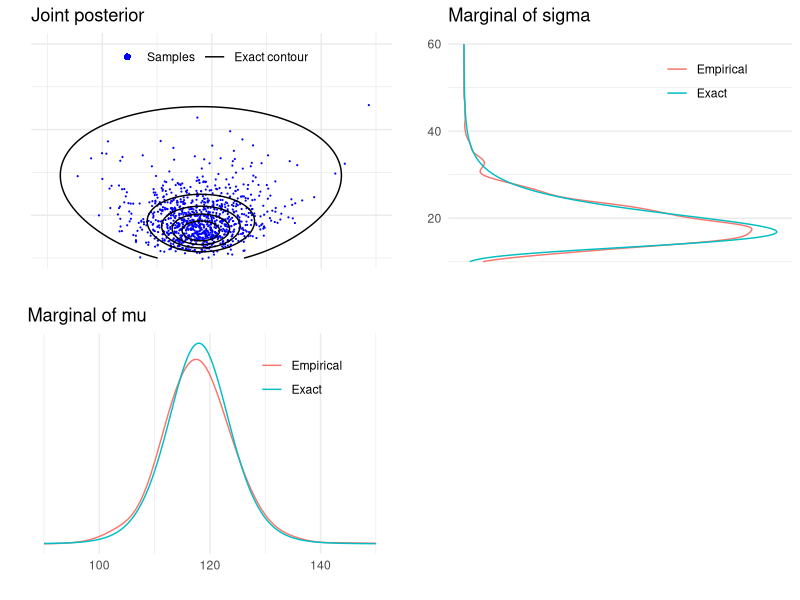
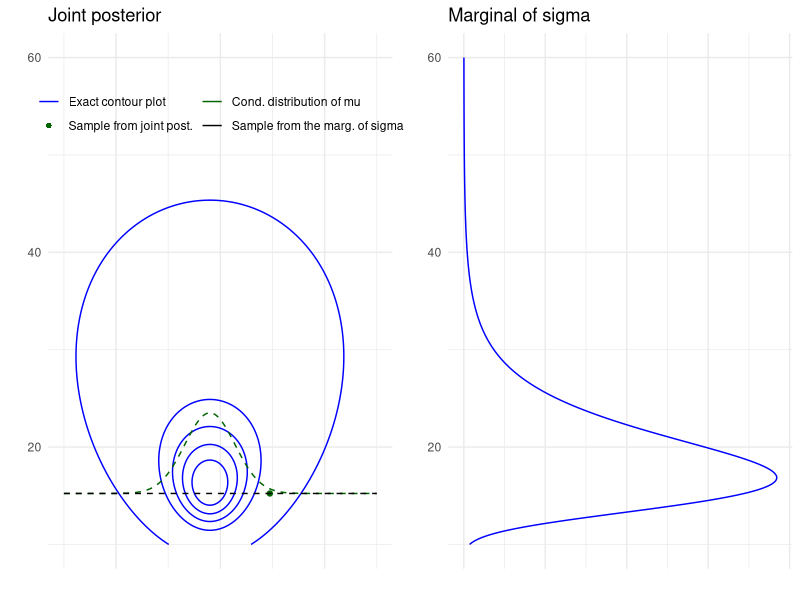
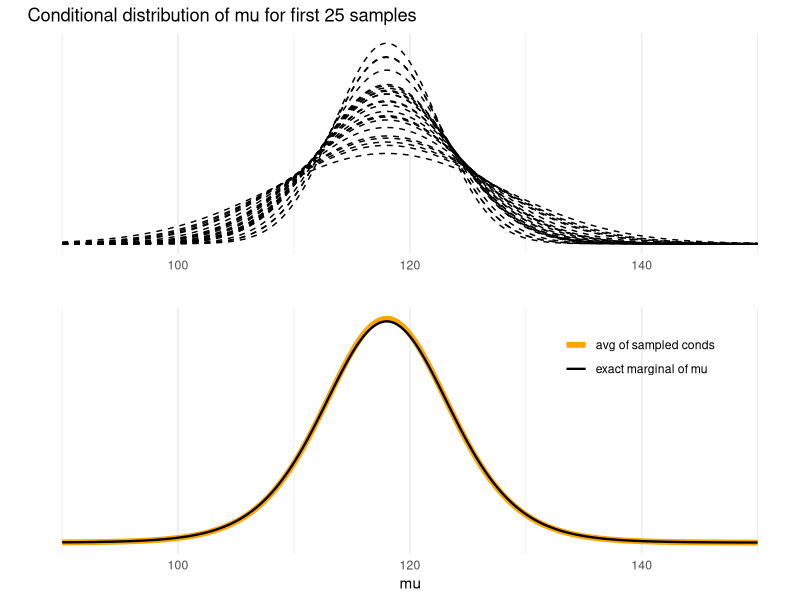
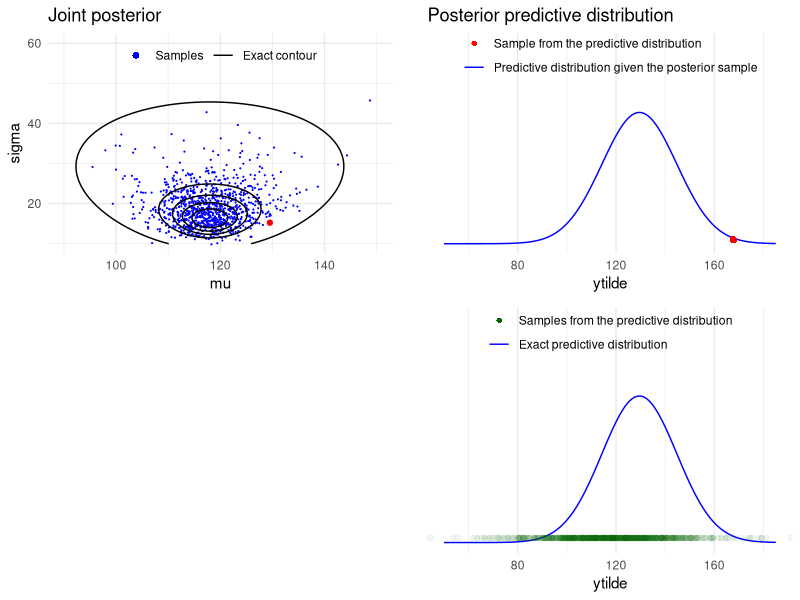

Reproduce these figures in R, in order.
## ---- chunk 1
library(ggplot2)
theme_set(theme_minimal())
library(grid)
library(gridExtra)
library(tidyr)
## ---- chunk 2
y <- c(93, 112, 122, 135, 122, 150, 118, 90, 124, 114)
## ---- chunk 3
n <- length(y)
s2 <- var(y)
my <- mean(y)
## ---- chunk 4
# helper functions to sample from and evaluate
# scaled inverse chi-squared distribution
rsinvchisq <- function(n, nu, s2, ...) nu*s2 / rchisq(n , nu, ...)
dsinvchisq <- function(x, nu, s2){
  exp(log(nu/2)*nu/2 - lgamma(nu/2) + log(s2)/2*nu - log(x)*(nu/2+1) - (nu*s2/2)/x)
}
## ---- chunk 5
ns <- 1000
sigma2  <- rsinvchisq(ns, n-1, s2)
## ---- chunk 6
mu <- my + sqrt(sigma2/n)*rnorm(length(sigma2))
## ---- chunk 7
sigma <- sqrt(sigma2)
ynew <- rnorm(ns, mu, sigma)
## ---- chunk 8
t1l <- c(90, 150)
t2l <- c(10, 60)
nl <- c(50, 185)
t1 <- seq(t1l[1], t1l[2], length.out = ns)
t2 <- seq(t2l[1], t2l[2], length.out = ns)
xynew <- seq(nl[1], nl[2], length.out = ns)
## ---- chunk 9
# multiplication by 1./sqrt(s2/n) is due to the transformation of
# variable z=(x-mean(y))/sqrt(s2/n), see BDA3 p. 21
pm <- dt((t1-my) / sqrt(s2/n), n-1) / sqrt(s2/n)
## ---- chunk 10
pmk <- density(mu, adjust = 2, n = ns, from = t1l[1], to = t1l[2])$y
## ---- chunk 11
# the multiplication by 2*t2 is due to the transformation of
# variable z=t2^2, see BDA3 p. 21
ps <- dsinvchisq(t2^2, n-1, s2) * 2*t2
## ---- chunk 12
psk <- density(sigma, n = ns, from = t2l[1], to = t2l[2])$y
## ---- chunk 13
# multiplication by 1./sqrt(s2/n) is due to the transformation of variable
# see BDA3 p. 21
p_new <- dt((xynew-my) / sqrt(s2*(1+1/n)), n-1) / sqrt(s2*(1+1/n))
## ---- chunk 14
# Combine grid points into another data frame
# with all pairwise combinations
dfj <- data.frame(t1 = rep(t1, each = length(t2)),
                  t2 = rep(t2, length(t1)))
dfj$z <- dsinvchisq(dfj$t2^2, n-1, s2) * 2*dfj$t2 * dnorm(dfj$t1, my, dfj$t2/sqrt(n))
# breaks for plotting the contours
cl <- seq(1e-5, max(dfj$z), length.out = 6)
## ---- chunk 15
dfm <- data.frame(t1, Exact = pm, Empirical = pmk) %>%
   pivot_longer(cols = !t1, names_to="grp", values_to="p")
margmu <- ggplot(dfm) +
  geom_line(aes(t1, p, color = grp)) +
  coord_cartesian(xlim = t1l) +
  labs(title = 'Marginal of mu', x = '', y = '') +
  scale_y_continuous(breaks = NULL) +
  theme(legend.background = element_blank(),
        legend.position = c(0.75, 0.8),
        legend.title = element_blank())
## ---- chunk 16
dfs <- data.frame(t2, Exact = ps, Empirical = psk) %>% 
   pivot_longer(cols = !t2, names_to="grp", values_to="p")
margsig <- ggplot(dfs) +
  geom_line(aes(t2, p, color = grp)) +
  coord_cartesian(xlim = t2l) +
  coord_flip() +
  labs(title = 'Marginal of sigma', x = '', y = '') +
  scale_y_continuous(breaks = NULL) +
  theme(legend.background = element_blank(),
        legend.position = c(0.75, 0.8),
        legend.title = element_blank())
## ---- chunk 17
joint1labs <- c('Samples','Exact contour')
joint1 <- ggplot() +
  geom_point(data = data.frame(mu,sigma), aes(mu, sigma, col = '1'), size = 0.1) +
  geom_contour(data = dfj, aes(t1, t2, z = z, col = '2'), breaks = cl) +
  coord_cartesian(xlim = t1l,ylim = t2l) +
  labs(title = 'Joint posterior', x = '', y = '') +
  scale_y_continuous(labels = NULL) +
  scale_x_continuous(labels = NULL) +
  scale_color_manual(values=c('blue', 'black'), labels = joint1labs) +
  guides(color = guide_legend(nrow  = 1, override.aes = list(
    shape = c(16, NA), linetype = c(0, 1), size = c(2, 1)))) +
  theme(legend.background = element_blank(),
        legend.position = c(0.5, 0.9),
        legend.title = element_blank())
## ---- chunk 18
# blank plot for combining the plots
bp <- grid.rect(gp = gpar(col = 'white'))
## ---- chunk 19
grid.arrange(joint1, margsig, margmu, bp, nrow = 2)
## ---- chunk 20
# data frame for the conditional of mu and marginal of sigma
dfc <- data.frame(mu = t1, marg = rep(sigma[1], length(t1)),
                  cond = sigma[1] + dnorm(t1 ,my, sqrt(sigma2[1]/n)) * 100) %>%
  pivot_longer(cols = c(marg,cond), names_to="grp", values_to="p")
# legend labels for the following plot
joint2labs <- c('Exact contour plot', 'Sample from joint post.',
               'Cond. distribution of mu', 'Sample from the marg. of sigma')
joint2 <- ggplot() +
  geom_contour(data = dfj, aes(t1, t2, z = z, col = '1'), breaks = cl) +
  geom_point(data = data.frame(m = mu[1], s = sigma[1]), aes(m , s, color = '2')) +
  geom_line(data = dfc, aes(mu, p, color = grp), linetype = 'dashed') +
  coord_cartesian(xlim = t1l,ylim = t2l) +
  labs(title = 'Joint posterior', x = '', y = '') +
  scale_x_continuous(labels = NULL) +
  scale_color_manual(values=c('blue', 'darkgreen','darkgreen','black'), labels = joint2labs) +
  guides(color = guide_legend(nrow  = 2, override.aes = list(
    shape = c(NA, 16, NA, NA), linetype = c(1, 0, 1, 1)))) +
  theme(legend.background = element_blank(),
        legend.position = c(0.5, 0.85),
        legend.title = element_blank())
## ---- chunk 21
margsig2 <- ggplot(data = data.frame(t2, ps)) +
  geom_line(aes(t2, ps), color = 'blue') +
  coord_cartesian(xlim = t2l) +
  coord_flip() +
  labs(title = 'Marginal of sigma', x = '', y = '') +
  scale_y_continuous(labels = NULL)
## ---- chunk 22
grid.arrange(joint2, margsig2, ncol = 2)
## ---- chunk 23
condpdfs <- sapply(t1, function(x) dnorm(x, my, sqrt(sigma2/n)))
## ---- chunk 24
# data frame of 25 first samples
dfm25 <- data.frame(t1, t(condpdfs[1:25,])) %>%
  pivot_longer(cols = !t1, names_to="grp", values_to="p")
condmu <- ggplot(data = dfm25) +
  geom_line(aes(t1, p, group = grp), linetype = 'dashed') +
  labs(title = 'Conditional distribution of mu for first 25 samples', y = '', x = '') +
  scale_y_continuous(breaks = NULL)
## ---- chunk 25
dfsam <- data.frame(t1, colMeans(condpdfs), pm) %>%
  pivot_longer(cols = !t1, names_to="grp", values_to="p")
# labels
mulabs <- c('avg of sampled conds', 'exact marginal of mu')
meanmu <- ggplot(data = dfsam) +
  geom_line(aes(t1, p, size = grp, color = grp)) +
  labs(y = '', x = 'mu') +
  scale_y_continuous(breaks = NULL) +
  scale_size_manual(values = c(2, 0.8), labels = mulabs) +
  scale_color_manual(values = c('orange', 'black'), labels = mulabs) +
  theme(legend.position = c(0.8, 0.8),
        legend.background = element_blank(),
        legend.title = element_blank())
## ---- chunk 26
grid.arrange(condmu, meanmu, ncol = 1)
## ---- chunk 27
ynewdists <- sapply(xynew, function(x) dnorm(x, mu, sigma))
## ---- chunk 28
# data frame of dirst draw from sample the predictive along with the exact value for plotting
dfp <- data.frame(xynew, draw = ynewdists[1,], exact = p_new)
# data frame for plotting the samples
dfy <- data.frame(ynew, p = 0.02*max(ynewdists))
# legend labels
pred1labs <- c('Sample from the predictive distribution', 'Predictive distribution given the posterior sample')
pred2labs <- c('Samples from the predictive distribution', 'Exact predictive distribution')
joint3labs <- c('Samples', 'Exact contour')
joint3 <- ggplot() +
  geom_point(data = data.frame(mu, sigma), aes(mu, sigma, col = '1'), size = 0.1) +
  geom_contour(data = dfj, aes(t1, t2, z = z, col = '2'), breaks = cl) +
  geom_point(data = data.frame(x = mu[1], y = sigma[1]), aes(x, y), color = 'red') +
  coord_cartesian(xlim = t1l,ylim = t2l) +
  labs(title = 'Joint posterior', x = 'mu', y = 'sigma') +
  scale_color_manual(values=c('blue', 'black'), labels = joint3labs) +
  guides(color = guide_legend(nrow  = 1, override.aes = list(
    shape = c(16, NA), linetype = c(0, 1), size = c(2, 1)))) +
  theme(legend.background = element_blank(),
        legend.position=c(0.5 ,0.9),
        legend.title = element_blank())
## ---- chunk 29
pred1 <- ggplot() +
  geom_line(data = dfp, aes(xynew, draw, color = '2')) +
  geom_point(data = dfy, aes(ynew[1], p, color = '1')) +
  coord_cartesian(xlim = nl, ylim = c(0,0.04)) +
  labs(title = 'Posterior predictive distribution', x = 'ytilde', y = '') +
  scale_y_continuous(breaks = NULL) +
  scale_color_manual(values = c('red', 'blue'), labels = pred1labs) +
  guides(color = guide_legend(nrow = 2, override.aes = list(
    linetype = c(0, 1), shape=c(16, NA), labels = pred1labs))) +
  theme(legend.background = element_blank(),
        legend.position = c(0.5 ,0.9),
        legend.title = element_blank())
## ---- chunk 30
pred2 <- ggplot() +
  geom_line(data = dfp, aes(xynew, draw, color = '2')) +
  geom_point(data = dfy, aes(ynew, p, color = '1'), alpha = 0.05) +
  coord_cartesian(xlim = nl, ylim = c(0,0.04)) +
  labs(x = 'ytilde', y = '') +
  scale_y_continuous(breaks=NULL) +
  scale_color_manual(values=c('darkgreen','blue'),labels=pred2labs) +
  guides(color = guide_legend(nrow = 2, override.aes=list(
    linetype = c(0, 1), shape = c(16, NA), alpha = c(1, 1) ,labels = pred2labs))) +
  theme(legend.background = element_blank(),
        legend.position = c(0.5 ,0.9),
        legend.title = element_blank())
## ---- chunk 31
grid.arrange(joint3, pred1, bp, pred2, nrow = 2)
